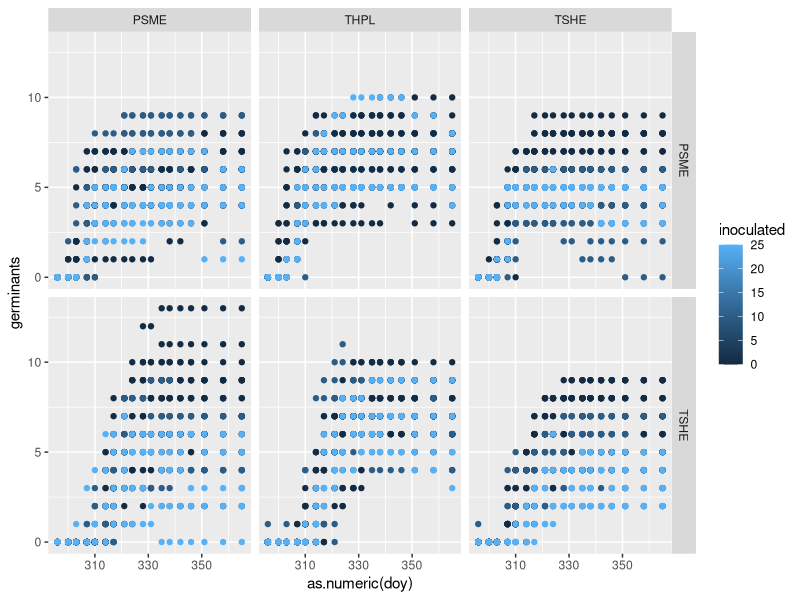
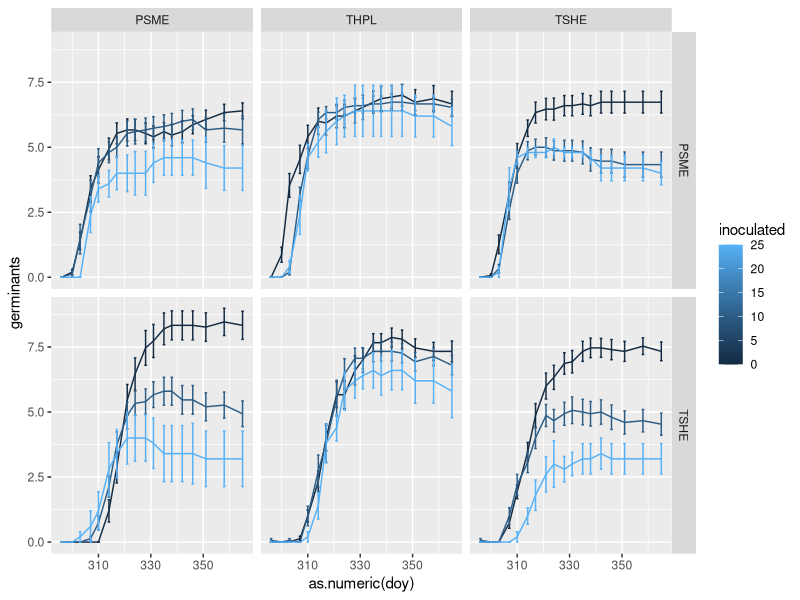
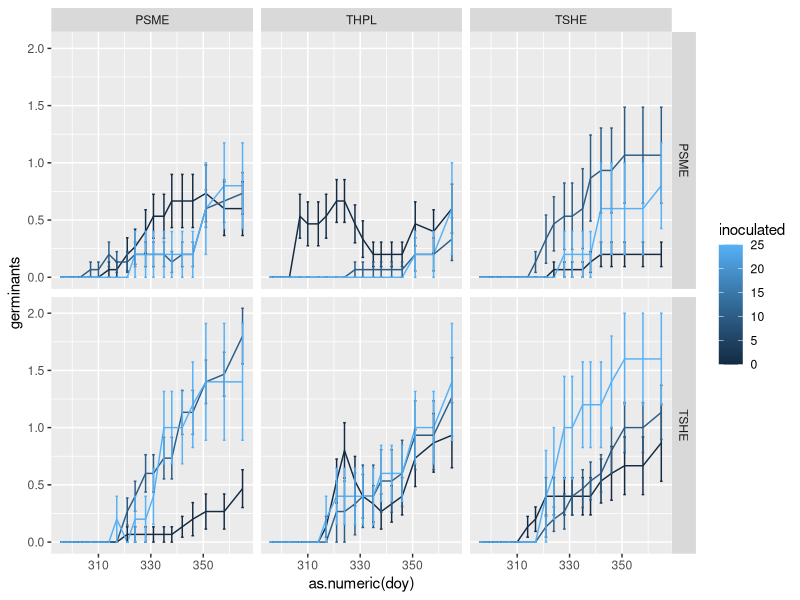

R code for these plots, in order:
## Started Boxing Day 2025 ##
## By Lizzie ##

## Working off germ_analysis a little ... but plotting##

# housekeeping
rm(list=ls())
options(stringsAsFactors=FALSE)

# Load libraries
library(ggplot2)
library(reshape)

# set wd
# Update to include yours with ifelse

user <- Sys.info()[["user"]]

ifelse(
  user == "lizzie",
  "/Users/lizzie/Documents/git/projects/grephon/soilinoculation/analyses/",
  ifelse(
    user == "nolanmeier",
    "/Users/nolanmeier/git/morasoilinoculation/analyses",
    ifelse(
      user == "Xiaomao", 
      "C:/PhD/Project/morasoilinoculation/analyses",
      NA
    )
  )
)

# get the data!
# should be INPUT (not inputs)

# First, bring in full, most recent dataset (will talk to Mao about lab protocols for doing this)
seedsraw <- read.csv('inputs/germination_data_01_02.csv') # Full data set with alive and dead, from Jan. 2
seeds <- seedsraw
seeds[is.na(seeds)] <- 0 #  This works, all empty cells mean no germinants (of any kind) observed

# filter out all columns containing dead data
aliveraw <- seeds[, !grepl("dead", names(seeds))]
alive <- aliveraw

# filter out all columns containing alive data
deadraw <- seeds[, !grepl("alive", names(seeds))]
dead <- deadraw


# reshaping
library(reshape)
alivelong <-  melt(alive, id.var=c("soil_species", "seed_species", "inoculated_.", "pot", "notes"))
names(alivelong) <- c("soil_species", "seed_species", "inoculated", "pot", "notes", "doy", "germinants")

deadlong <- melt(dead, id.var=c("soil_species", "seed_species", "inoculated_.", "pot", "notes"))
names(deadlong) <- c("soil_species", "seed_species", "inoculated", "pot", "notes", "doy", "germinants")

# clean up the variable 
alivelong$doy <- substr(alivelong$doy, 2, 4)
deadlong$doy <- substr(deadlong$doy, 2, 4)
unique(alivelong$doy)

quartz()
ggplot(alivelong, aes(x=as.numeric(doy), y=germinants, color=inoculated)) +
	geom_point() + 
	facet_grid(seed_species~soil_species)
# Hmm, this looks like a good start, but ...
	# it would be better if we summarized the data by inoluction level using ggplot stats etc.
	# would be great to work on that next if someone has time!
	# and then we could do it for dead also. 

####### Working off the above to sort by inoculation ##########
####### Dec. 29, 2025, by Nolan ########
head(alivelong)

# summarize stats by grouping by inoculation level
# plot as lines
ggplot(alivelong,
       aes(x = as.numeric(doy),
           y = germinants,
           color = inoculated,
           group = inoculated)) +
  
  stat_summary(fun = mean, geom = "line") + 
  
  stat_summary(
    fun.data = mean_se,
    geom = "errorbar",
    width = 1
  ) + 
  facet_grid(seed_species ~ soil_species)
  

##### Adding to the above but trying to start with the full data set ######
###### January 2, 2025, by Nolan ######

ggplot(deadlong,
       aes(x = as.numeric(doy),
           y = germinants,
           color = inoculated,
           group = inoculated)) +
  
  stat_summary(fun = mean, geom = "line") + 
  
  stat_summary(
    fun.data = mean_se,
    geom = "errorbar",
    width = 1
  ) + 
  facet_grid(seed_species ~ soil_species)
